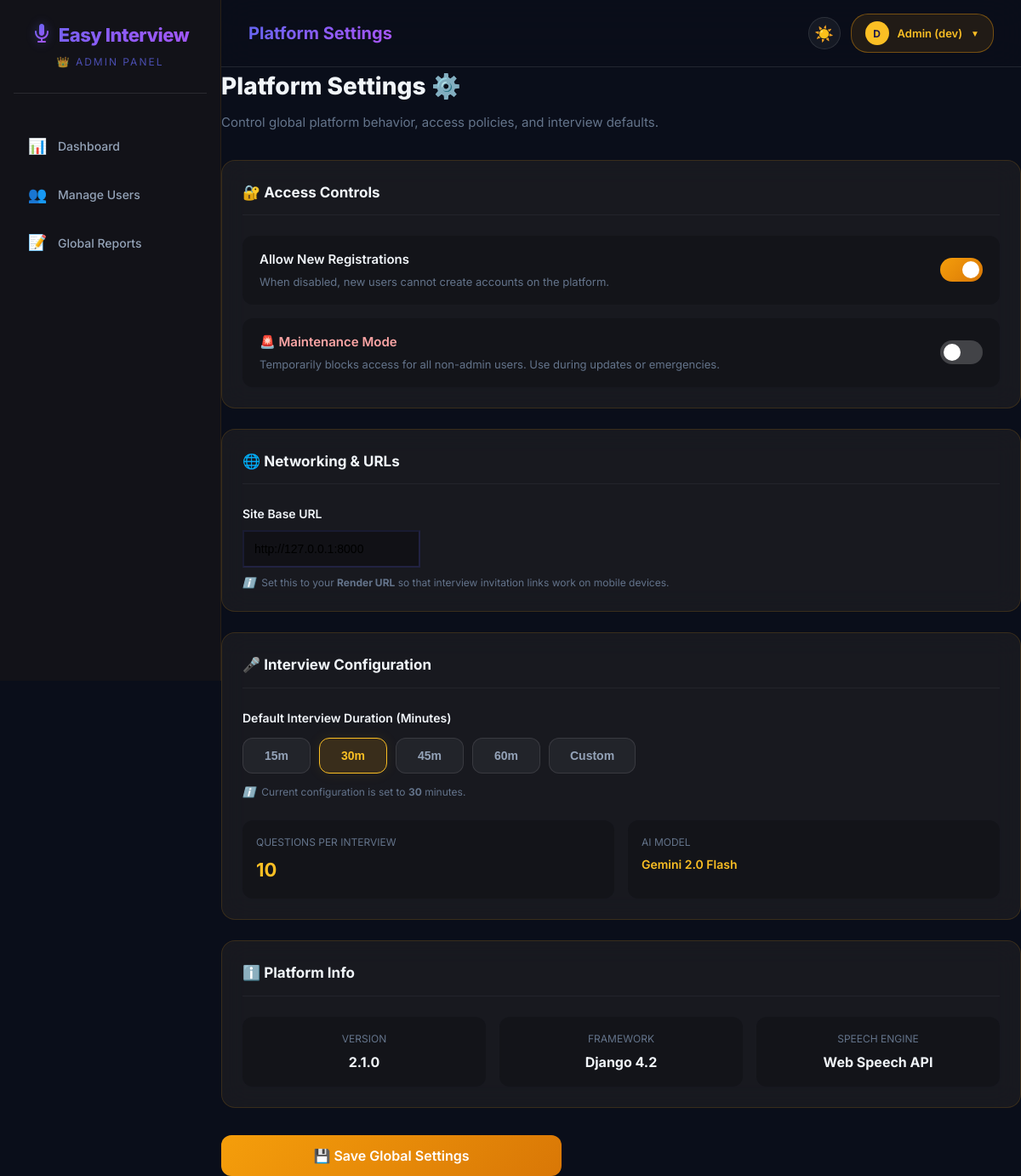
/admin-settings/ (signed in), run on the app's committed database.
### myapp/models.py (models this page shows, shortened)
class User(AbstractUser):
    profile_photo = models.ImageField(upload_to='profile_photos/', null=True, blank=True)
    is_expert = models.BooleanField(default=False)

class SystemSettings(models.Model):
    allow_registration = models.BooleanField(default=True)
    interview_timer = models.IntegerField(default=30)
    maintenance_mode = models.BooleanField(default=False)
    interview_duration = models.IntegerField(default=30)
    site_base_url = models.URLField(default='http://127.0.0.1:8000', help_text="The public URL of your site (e.g. https://easy-interview.onrender.com)")

### myapp/views.py (the view, shortened to what this page needs)
# urls.py: path('admin-settings/', views.admin_settings, name='admin_settings'),
def admin_settings(request):
    if not request.user.is_staff:
        return redirect("home")
    settings_obj, created = SystemSettings.objects.get_or_create(id=1)
    return render(request, "admin/admin_settings.html", {"settings": settings_obj})

### myapp/templates/admin/admin_settings.html (shortened to what this page needs)
{% extends 'admin/admin_base.html' %}
{% block page_title %}<span>Platform Settings</span>{% endblock %}
{% block content %}
<div class="animate-in" style="margin-bottom: 32px;">
    <h1 class="page-title">Platform Settings ⚙️</h1>
    <p class="page-subtitle">Control global platform behavior, access policies, and interview defaults.</p>
</div>
<form method="POST" action="{% url 'admin_settings' %}">
    <div class="admin-card animate-in delay-1" style="margin-bottom: 24px;">
        <h3 style="font-size: 17px; font-weight: 700; margin-bottom: 24px; padding-bottom: 12px; border-bottom: 1px solid rgba(255,255,255,0.05);">
            🔐 Access Controls
        </h3>
        <div class="toggle-switch-container">
            <div>
                <div style="font-weight: 600; font-size: 15px;">Allow New Registrations</div>
                <div style="font-size: 13px; color: var(--text-muted); margin-top: 4px;">When disabled, new users cannot create accounts on the platform.</div>
            </div>
            <label class="toggle-switch">
                <span class="toggle-slider"></span>
            </label>
        </div>
        <div class="toggle-switch-container" style="margin-bottom: 0;">
            <div>
                <div style="font-weight: 600; font-size: 15px; color: #fca5a5;">🚨 Maintenance Mode</div>
                <div style="font-size: 13px; color: var(--text-muted); margin-top: 4px;">Temporarily blocks access for all non-admin users. Use during updates or emergencies.</div>
            </div>
            <label class="toggle-switch">
                <span class="toggle-slider"></span>
            </label>
        </div>
    </div>
    <div class="admin-card animate-in delay-1" style="margin-bottom: 24px;">
        <h3 style="font-size: 17px; font-weight: 700; margin-bottom: 24px; padding-bottom: 12px; border-bottom: 1px solid rgba(255,255,255,0.05);">
            🌐 Networking & URLs
        </h3>
        <div style="margin-bottom: 0;">
            <label style="font-weight: 600; font-size: 14px; display: block; margin-bottom: 8px;">Site Base URL</label>
            <input type="url" name="site_base_url" value="{{ settings.site_base_url }}" class="form-input" placeholder="https://easy-interview.onrender.com" style="background: rgba(0,0,0,0.3); border-color: rgba(99, 102, 241, 0.2); padding: 12px; font-size: 14px;">
            <div style="font-size: 12px; color: var(--text-muted); margin-top: 8px;">
                <i style="color: #818cf8; margin-right: 4px;">ℹ️</i> Set this to your <b>Render URL</b> so that interview invitation links work on mobile devices.
            </div>
        </div>
    </div>
    <div class="admin-card animate-in delay-2" style="margin-bottom: 24px;">
        <h3 style="font-size: 17px; font-weight: 700; margin-bottom: 24px; padding-bottom: 12px; border-bottom: 1px solid rgba(255,255,255,0.05);">
            🎤 Interview Configuration
        </h3>
        <div style="margin-bottom: 24px;">
            <label style="font-weight: 600; font-size: 14px; display: block; margin-bottom: 12px;">Default Interview Duration (Minutes)</label>
            <div class="timer-presets-group">
                <button type="button" class="timer-btn {% if settings.interview_timer == 15 %}active{% endif %}" onclick="setTimer(15, this)">15m</button>
                <button type="button" class="timer-btn {% if settings.interview_timer == 30 %}active{% endif %}" onclick="setTimer(30, this)">30m</button>
                <button type="button" class="timer-btn {% if settings.interview_timer == 45 %}active{% endif %}" onclick="setTimer(45, this)">45m</button>
                <button type="button" class="timer-btn {% if settings.interview_timer == 60 %}active{% endif %}" onclick="setTimer(60, this)">60m</button>
                <button type="button" class="timer-btn" id="custom-timer-trigger" onclick="toggleCustomTimer()">Custom</button>
            </div>
            <div style="font-size: 12px; color: var(--text-muted); margin-top: 12px;">
                <i style="color: #fbbf24; margin-right: 4px;">ℹ️</i> Current configuration is set to <b>{{ settings.interview_timer }}</b> minutes.
            </div>
        </div>
        <div style="display: grid; grid-template-columns: 1fr 1fr; gap: 16px;">
            <div style="padding: 16px; background: rgba(0,0,0,0.2); border-radius: var(--radius-md);">
                <div style="font-size: 12px; color: var(--text-muted); text-transform: uppercase; margin-bottom: 6px;">Questions Per Interview</div>
                <div style="font-size: 22px; font-weight: 700; color: #fbbf24;">10</div>
            </div>
            <div style="padding: 16px; background: rgba(0,0,0,0.2); border-radius: var(--radius-md);">
                <div style="font-size: 12px; color: var(--text-muted); text-transform: uppercase; margin-bottom: 6px;">AI Model</div>
                <div style="font-size: 14px; font-weight: 600; color: #fbbf24;">Gemini 2.0 Flash</div>
            </div>
        </div>
    </div>
    <div class="admin-card animate-in delay-3" style="margin-bottom: 32px;">
        <h3 style="font-size: 17px; font-weight: 700; margin-bottom: 24px; padding-bottom: 12px; border-bottom: 1px solid rgba(255,255,255,0.05);">
            ℹ️ Platform Info
        </h3>
        <div style="display: grid; grid-template-columns: repeat(3, 1fr); gap: 16px;">
            <div style="padding: 16px; background: rgba(0,0,0,0.2); border-radius: var(--radius-md); text-align: center;">
                <div style="font-size: 12px; color: var(--text-muted); text-transform: uppercase; margin-bottom: 6px;">Version</div>
                <div style="font-weight: 700; color: var(--text-primary);">2.1.0</div>
            </div>
            <div style="padding: 16px; background: rgba(0,0,0,0.2); border-radius: var(--radius-md); text-align: center;">
                <div style="font-size: 12px; color: var(--text-muted); text-transform: uppercase; margin-bottom: 6px;">Framework</div>
                <div style="font-weight: 700; color: var(--text-primary);">Django 4.2</div>
            </div>
            <div style="padding: 16px; background: rgba(0,0,0,0.2); border-radius: var(--radius-md); text-align: center;">
                <div style="font-size: 12px; color: var(--text-muted); text-transform: uppercase; margin-bottom: 6px;">Speech Engine</div>
                <div style="font-weight: 700; color: var(--text-primary);">Web Speech API</div>
            </div>
        </div>
    </div>
    <div class="animate-in delay-4">
        <button type="submit" class="btn-primary-glow btn-lg" style="width: 100%; background: var(--admin-accent); max-width: 400px;">
            💾 Save Global Settings
        </button>
    </div>
</form>
{% endblock %}

### myapp/templates/admin/admin_base.html (shortened to what this page needs)
{% load static %}
<!DOCTYPE html>
<html lang="en">
<head>
    <link rel="stylesheet" href="{% static 'css/style.css' %}?v=30">
</head>
<body class="admin-body">
<div id="wrapper">
    <div class="sidebar admin-sidebar">
        <div class="sidebar-logo">
            <h2 style="color: #6366f1; display: flex; align-items: center; justify-content: center; gap: 8px;">
                Easy Interview
            </h2>
            <span style="color: rgba(99, 102, 241, 0.7);">👑 Admin Panel</span>
        </div>
        <div class="sidebar-nav">
            <a href="{% url 'admin_dashboard' %}" class="nav-link {% block nav_dashboard %}{% endblock %}">
                <span class="nav-icon">📊</span> Dashboard
            </a>
            <a href="{% url 'manage_users' %}" class="nav-link {% block nav_users %}{% endblock %}">
                <span class="nav-icon">👥</span> Manage Users
            </a>
            <a href="{% url 'admin_reports' %}" class="nav-link {% block nav_reports %}{% endblock %}">
                <span class="nav-icon">📝</span> Global Reports
            </a>
        </div>
        <div style="margin-top: auto; padding: 20px;">
        </div>
    </div>
    <div class="page-content">
        <div class="topbar">
            <div style="display: flex; align-items: center; gap: 12px;">
                <div class="topbar-title">
                    {% block page_title %}<span>Admin Dashboard</span>{% endblock %}
                </div>
            </div>
            <div style="display: flex; align-items: center; gap: 12px;">
                <button id="theme-toggle-admin" class="btn-outline-glass" style="padding: 0; width: 38px; height: 38px; border-radius: 50%; font-size: 18px; display: flex; align-items: center; justify-content: center; cursor: pointer; background: var(--bg-glass); border-color: var(--border-glass);">
                </button>
                <div class="profile-dropdown">
                    <button class="profile-btn" style="border-color: rgba(245, 158, 11, 0.4); background: rgba(245, 158, 11, 0.1);">
                        <div class="profile-avatar" style="width: 28px; height: 28px; background: #fbbf24; color: #1e1b4b; font-size: 12px; margin: 0;">
                            {{ request.user.username|make_list|first|upper }}
                        </div>
                        <span style="font-size: 13px; font-weight: 600; color: #fbbf24;">Admin ({{ request.user.username }})</span>
                        <span style="font-size: 10px; color: #fbbf24;">▼</span>
                    </button>
                </div>
            </div>
        </div>
        <div class="content-wrapper">
            {% block content %}{% endblock %}
        </div>
    </div>
</div>
</body>
</html>

### myapp/templates/admin/admin_settings.html (style rules this page uses)
.timer-presets-group { display: flex; flex-wrap: wrap; gap: 10px; margin-bottom: 12px; }
.timer-btn { background: rgba(255, 255, 255, 0.05); border: 1px solid rgba(255, 255, 255, 0.1); color: var(--text-secondary); padding: 12px 24px; border-radius: var(--radius-md); font-weight: 600; font-size: 14px; cursor: pointer; transition: var(--transition); min-width: 80px; }
.timer-btn.active { background: rgba(245, 158, 11, 0.15); border-color: #fbbf24; color: #fbbf24; box-shadow: 0 0 15px rgba(245, 158, 11, 0.1); }

### data on the page
User: user.username|make_list "D", user.username "dev"
SystemSettings: site_base_url "http://127.0.0.1:8000", interview_timer "30"
